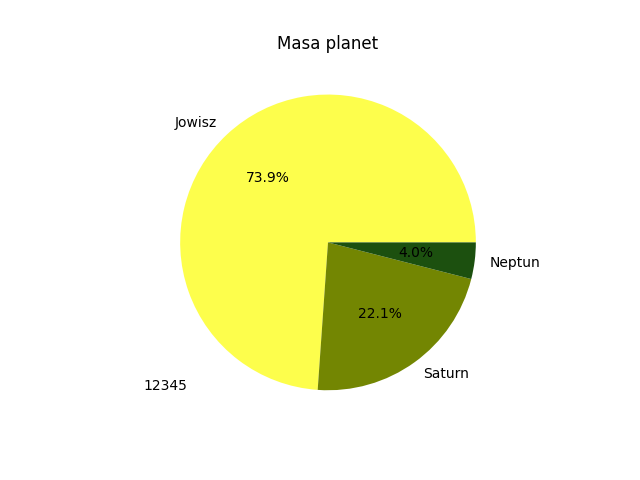

Python code for this plot:
import matplotlib.pyplot as plt
import numpy as np
import pandas as pd

df = pd.read_csv('planety.csv', sep=',')
print(df)

planety = df[df['Masa'] > 100000]

color = [np.random.rand(3) for x in range(len(planety.index))]

plt.title('Masa planet')
plt.pie(planety['Masa'], labels=planety['Planeta'], autopct='%.1f%%', colors=color)
plt.annotate('12345', (-1.25, -1))
plt.savefig('zad_4.png')
plt.show()
